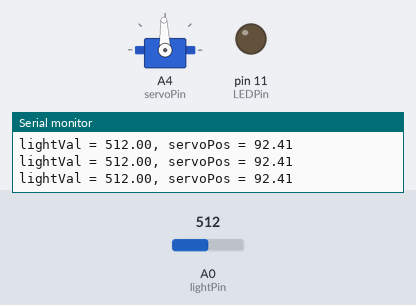
Bench run of a sketch on a simulated Arduino Uno, built with avr-gcc and run on an emulated ATmega328P. On the bench: servo, output pins drawn as LEDs (lit = HIGH), the last lines printed to the serial monitor. Inputs (shaded band) come from the test bench; at power-on: A0 (lightPin) = 512.

Above: at 1.2 s.
1.3 s: A0 (lightPin) set to 479
At 1.9 s:
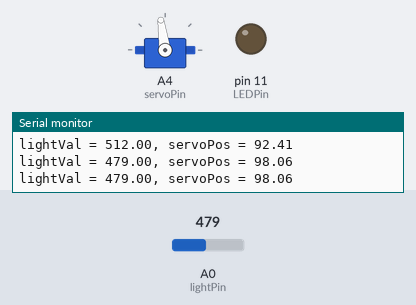
4.3 s: A0 (lightPin) set to 451
At 5.7 s:
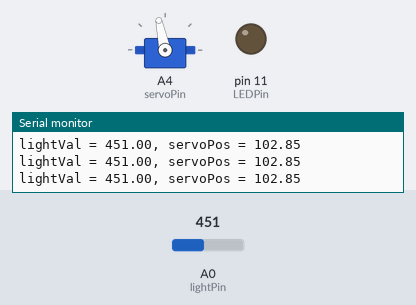
6.0 s: A0 (lightPin) set to 306
At 7.2 s:
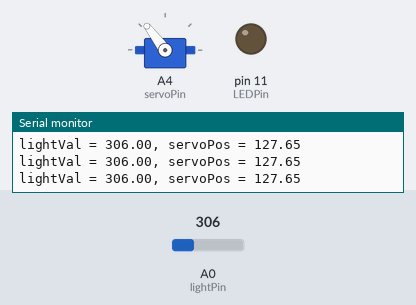
7.5 s: A0 (lightPin) set to 170
At 8.7 s:
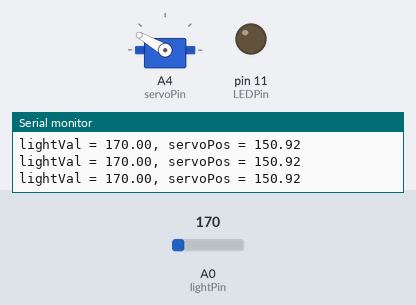
9.0 s: A0 (lightPin) set to 0
At 10.2 s:
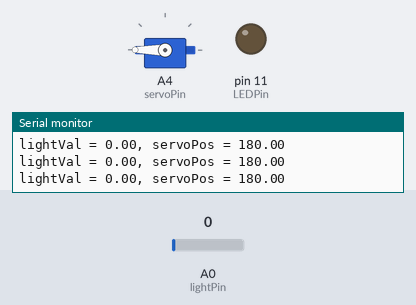
10.5 s: A0 (lightPin) set to 511
At 11.7 s:
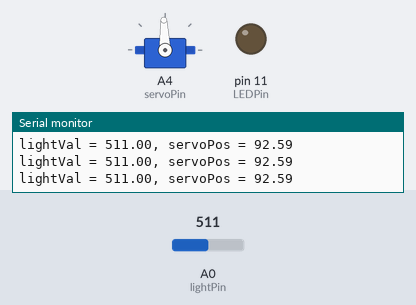
Timing chart, 0 to 13.0 s (numbered marks = the images above; inputs shaded):
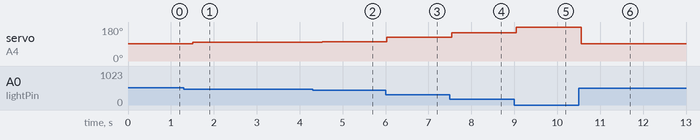

The sketch:

HW_11_Photoresistor_Activated_Servo.ino
```cpp
#include <Servo.h>
float lightVal;
int lightPin=A0;
int servoPin=A4;
float servoPos=5;
int LEDPin=11;
float lightMin=0;
float lightMax=1023;
float servoMin=5;
float servoMax=180;
float m;
int dt=1000;
int dt1=250;
String mess1="lightVal = ";
String mess2="servoPos = ";
Servo myServo;

void setup() {
  // put your setup code here, to run once:
Serial.begin(9600);
myServo.attach(servoPin);
pinMode(LEDPin,OUTPUT);
pinMode(lightPin,INPUT);
}

void loop() {
  // put your main code here, to run repeatedly:
  m=((servoMax-servoMin)/(lightMin-lightMax));
  lightVal=analogRead(lightPin);
  servoPos=((m*(lightVal-1023.))+5.);
  myServo.write(servoPos);
  Serial.print(mess1);
  Serial.print(lightVal);
  Serial.print(", ");
  Serial.print(mess2);
  Serial.println(servoPos);
  delay(dt1);

  if (servoPos>servoMax){
    myServo.write(servoMax);
    analogWrite(LEDPin,51);
    delay(dt);
    analogWrite(LEDPin,0);
  }

  if (servoPos<servoMin){
    myServo.write(servoMin);
    analogWrite(LEDPin,51);
    delay(dt);
    analogWrite(LEDPin,0);
  }
}
```

Measured:
- after the input at 1.3 s, servo on A4 (servoPin): 92° → 98° after 0.21 s
- after the input at 4.3 s, servo on A4 (servoPin): 98° → 102° after 0.22 s
- after the input at 6.0 s, servo on A4 (servoPin): 102° → 127° at once
- after the input at 7.5 s, servo on A4 (servoPin): 127° → 150° at once
- after the input at 9.0 s, servo on A4 (servoPin): 150° → 180° after 0.05 s
- after the input at 10.5 s, servo on A4 (servoPin): 180° → 92° after 0.06 s
